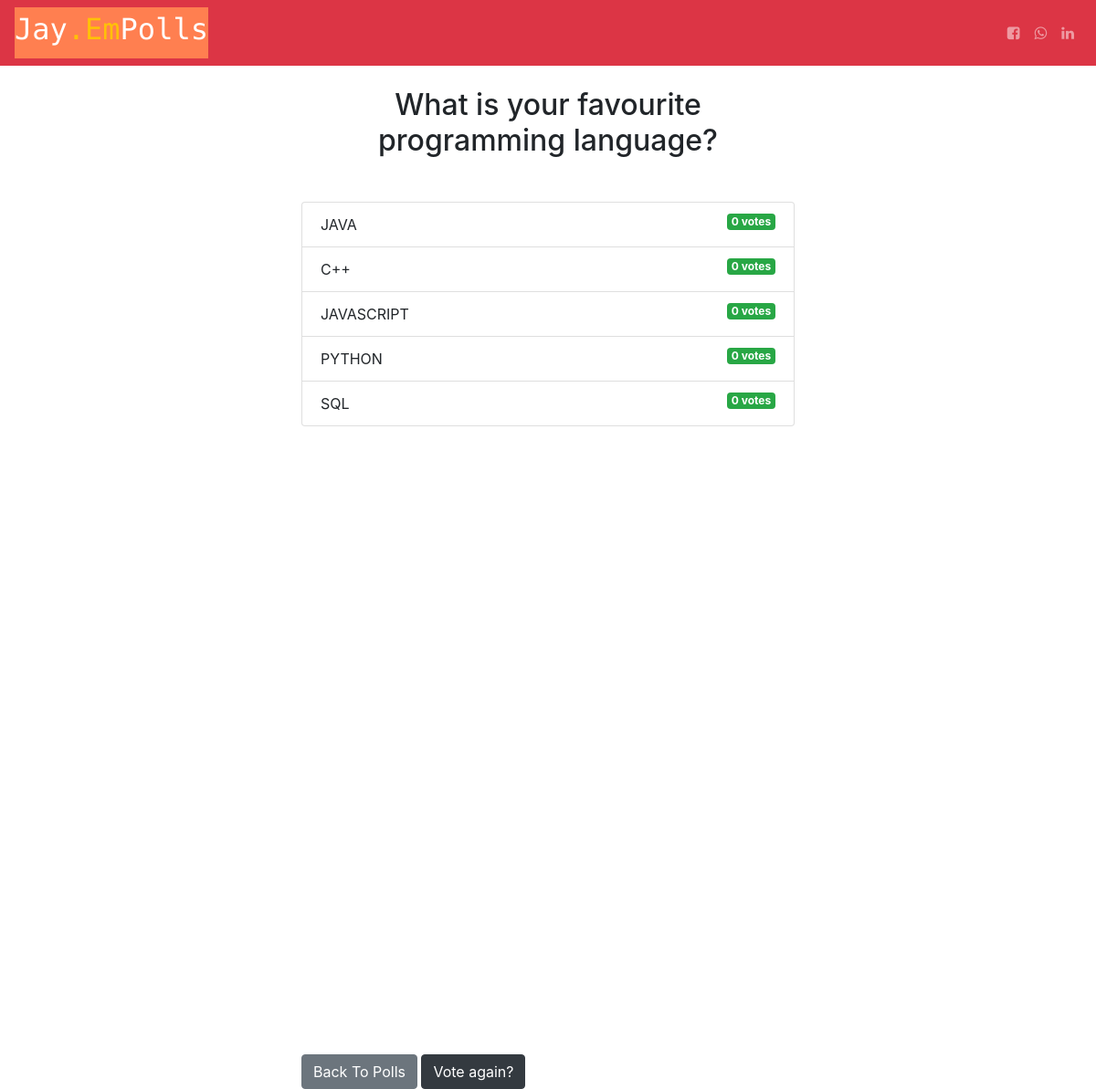
Screenshot of /polls/3/results/ with the database file from the repository.
### polls/models.py (models this page shows, shortened)
class Question(models.Model):
    question_text = models.CharField(max_length=200)
    pub_date = models.DateTimeField('date published')

class Choice(models.Model):
    question = models.ForeignKey(Question, on_delete=models.CASCADE)
    choice_text = models.CharField(max_length=200)
    votes = models.IntegerField(default=0)

### polls/views.py (the view)
# urls.py: path('<int:question_id>/results/', views.results, name='results'),
def results(request, question_id):
  question = get_object_or_404(Question, pk=question_id)
  return render(request, 'polls/results.html', { 'question': question })

### templates/polls/results.html (shortened to what this page needs)
{% extends 'base.html' %}
{% block content %}
<h2 class="mb-5 text-center">{{ question.question_text }}</h2>
<ul class="list-group mb-5">
	{% for choice in question.choice_set.all %}
	<li class="list-group-item">
		{{ choice.choice_text }}  <span class="badge badge-success float-right">{{ choice.votes }} vote{{ choice.votes | pluralize }}</span>
	</li>
	{% endfor %}
</ul>
<div id="myChart" style="position: relative; height:80vh; width:30vw"></div>
<a class="btn btn-secondary" href="{% url 'polls:index' %}">Back To Polls</a>
<a class="btn btn-dark" href="{% url 'polls:detail' question.id %}">Vote again?</a>
{% endblock %}

### templates/base.html (shortened to what this page needs)
<!DOCTYPE html>
{% load static %}
<html lang="en">
  <head>
    <link rel="stylesheet" href="{% static 'navbar.css' %}">
  <link rel="stylesheet" href="https://use.fontawesome.com/releases/v5.7.0/css/all.css">
  <link rel="stylesheet" href="https://cdnjs.cloudflare.com/ajax/libs/font-awesome/4.7.0/css/font-awesome.min.css">
<link rel="stylesheet" href="https://stackpath.bootstrapcdn.com/bootstrap/4.5.2/css/bootstrap.min.css">
  </head>
  <body>
    {% include 'partials/_navbar.html' %}
    <div class="container">
      <div class="row ">
        <div class="col-md-6 m-auto ">
          {% block content %}{% endblock %}
        </div>
      </div>
    </div>
  </body>
</html>

### templates/partials/_navbar.html
<nav class="navbar navbar-expand navbar-dark bg-danger mb-4">
		<a class="navbar-brand" id="logo" style="font-family: 'Monoton', cursive;" href="/"><h2>Jay<span class="text-warning">.Em</span>Polls</h2></a>
	<ul class="navbar-nav ml-auto">
		<li>
			<a class="nav-link" href="https://github.com/Jay-dev-creator/Jay" target="_blank"><i class="fa fa-facebook-square" aria-hidden="true"></i></a>
		</li>
		<li>
			<a class="nav-link" href="https://api.whatsapp.com/send?phone=27716488958" target="_blank"><i class="fa fa-whatsapp" aria-hidden="true"></i></a>
		</li>
		<li>
			<a class="nav-link" href=https://www.linkedin.com/in/johannes-kgatle-73aaab1b0/" target="_blank"><i class="fa fa-linkedin" aria-hidden="true"></i></a>
		</li>
	</ul>
</nav>

### static/navbar.css (style rules this page uses)
#logo { background-color: coral; }

### templates/base.html (style rules this page uses)
html { font-size: 1rem; }
@media (min-width: 500px) { html { font-size: 1rem; } }
@media (min-width: 768px) { html { font-size: 1.5rem; } }
@media (min-width: 992px) { html { font-size: 1rem; } }
@media (min-width: 1200px) { html { font-size: 1rem; } }

### rows the page displays
Question: question_text "What is your favourite programming language?"
Choice: choice_text "JAVA", votes "0", votes|pluralize "s"
Choice: choice_text "C++", votes "0", votes|pluralize "s"
Choice: choice_text "JAVASCRIPT", votes "0", votes|pluralize "s"
Choice: choice_text "PYTHON", votes "0", votes|pluralize "s"
Choice: choice_text "SQL", votes "0", votes|pluralize "s"
